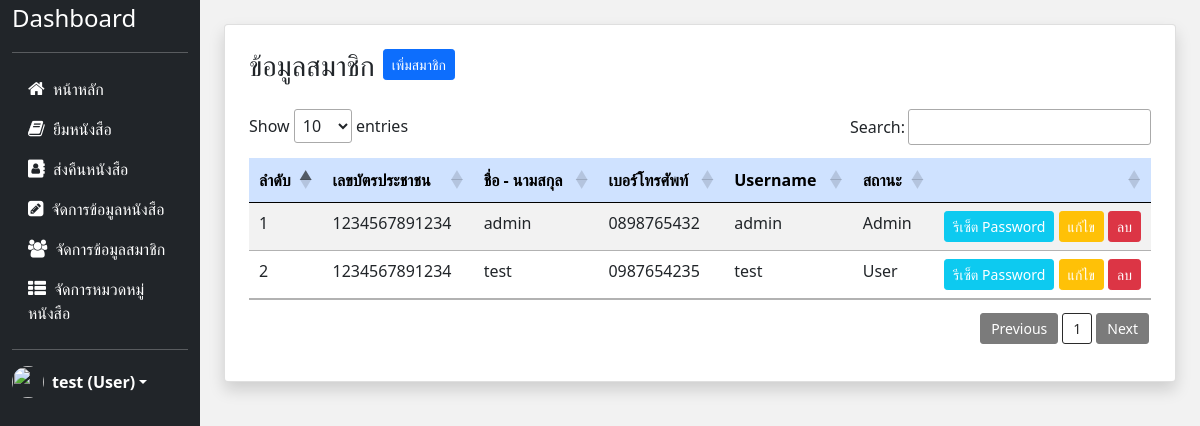
/members/memberList.php (signed in), run on the app's committed database.
### tables this page shows
CREATE TABLE `member` (
  `m_id` int(11) NOT NULL,
  `m_card_id` varchar(13) NOT NULL,
  `m_name` varchar(60) NOT NULL,
  `username` varchar(30) NOT NULL,
  `password` varchar(30) NOT NULL,
  `address` mediumtext NOT NULL,
  `phone` varchar(10) NOT NULL,
  `status` int(11) NOT NULL DEFAULT 0
);

### members/memberList.php (the view, shortened to what this page needs)
<?php
include("../config/connect.php");
?>
<!doctype html>
<html lang="en">
<head>
    <?php
    include("../layout/header.php");
    ?>
</head>
<body>
    <div class="container-fluid" style="background-color: #f2f2f2;">
        <div class="row">
            <?php
            include("../layout/sidebar.php");
            $result = mysqli_query($conn, "SELECT * FROM member ORDER BY m_name");
            ?>
            <div class="col-md-10 px-4 my-4">
                <div class="card shadow p-2">
                    <div class="card-body">
                        <h3 class="float-start me-2">ข้อมูลสมาชิก</h3>
                        <a href="./insertMember.php" class="btn btn-sm btn-primary mb-3">เพิ่มสมาชิก</a>
                        <table class="table table-striped text-nowrap" id="myTable">
                            <thead class="table-primary">
                                <tr>
                                    <th scope="col">ลำดับ</th>
                                    <th scope="col">เลขบัตรประชาชน</th>
                                    <th scope="col">ชื่อ - นามสกุล</th>
                                    <th scope="col">เบอร์โทรศัพท์</th>
                                    <th scope="col">Username</th>
                                    <th scope="col">สถานะ</th>
                                    <th scope="col"></th>
                                </tr>
                            </thead>
                            <tbody>
                                <?php
                                if (mysqli_num_rows($result) > 0) {
                                    $i = 1;
                                    while ($row = mysqli_fetch_array($result)) {
                                ?>
                                        <tr>
                                            <td><?php echo $i++ ?></td>
                                            <td><?php echo $row["m_card_id"] ?></td>
                                            <td><?php echo $row["m_name"] ?></td>
                                            <td><?php echo $row["phone"] ?></td>
                                            <td><?php echo $row["username"] ?></td>
                                            <td>
                                                <?php
                                                if ($row["status"] == 0) {
                                                    echo "User";
                                                } else {
                                                    echo "Admin";
                                                }
                                                ?>
                                            </td>
                                            <td class="col-2 text-end">
                                                <a href="./resetPassmember.php?id=<?php echo $row['m_id']; ?>" class="btn btn-sm btn-info text-white">รีเซ็ต Password</a>
                                                <a href="./updateMember.php?id=<?php echo $row['m_id']; ?>" class="btn btn-sm btn-warning text-white">แก้ไข</a>
                                                <a href="./DB_delMember.php?id=<?php echo $row['m_id']; ?>" class="btn btn-sm btn-danger">ลบ</button>
                                            </td>
                                        </tr>
                                <?php
                                    }
                                }
                                ?>
                            </tbody>
                        </table>
                    </div>
                </div>
            </div>
        </div>
    </div>
</body>
</html>

### data on the page
member: m_card "1234567891234", m_name "admin", phone "0898765432", username "admin", status "Admin"
member: m_card "1234567891234", m_name "test", phone "0987654235", username "test", status "User"

### other printed values
$_SESSION["name"] "test"
$_SESSION["status"] "User"
